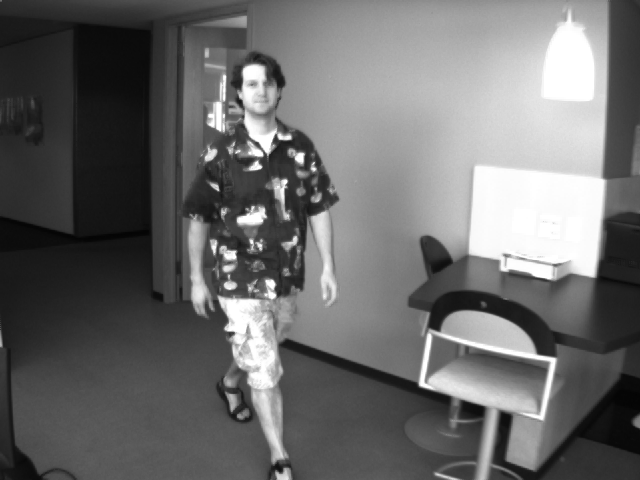
%> input picture frame11.png, 640 x 480 px
$ octave tvl12d_opencv.m   (GNU Octave 9; MATLAB toolbox functions it lacks are replaced by stand-ins)
%> lines starting %> are read from the running program, lines starting %| are printed output that depends on the picture
### resizeFlow.m
function [ um,vm ] = resizeFlow( um,vm,new_size )
%RESIZEFLOW Summary of this function goes here
%   Detailed explanation goes here
    % resize flow
    scaling = single([new_size(1)/size(um,1),new_size(2)/size(um,2)]);
    a = linspace(1,size(um,2),new_size(2));
    b = linspace(1,size(um,1),new_size(1));
    [xi,yi] = meshgrid(a,b);
    xi = single(xi);yi=single(yi);
    um = interp2(single(um).*scaling(2),xi,yi); um(isnan(um)) =0;
    vm = interp2(single(vm).*scaling(1),xi,yi); vm(isnan(vm)) =0;

end

### tvl12d_opencv.m
clear all;
 I0 = im2double(imread('frame11.png'));
%> I0: size 480x640 double; min 0.0118, max 1, mean 0.418
 I1 = im2double(imread('frame10.png'));
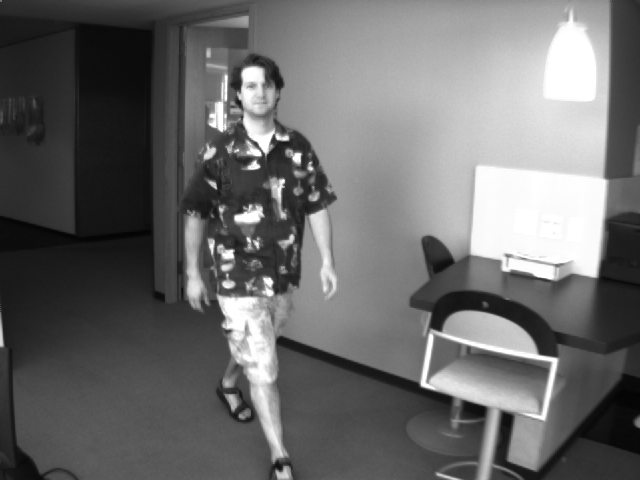
%> input picture frame10.png, 640 x 480 px
%> I1: size 480x640 double; min 0.0157, max 1, mean 0.418

%nomarlize the image.[0,1]
I0 = single((I0-min(I0(:))) ./ (max(I0(:)) - min(I0(:))));
%> I0: size 480x640 single
I1 = single((I1-min(I1(:))) ./ (max(I1(:)) - min(I1(:))));
%> I1: size 480x640 single
figure,
imshowpair(I0,I1);
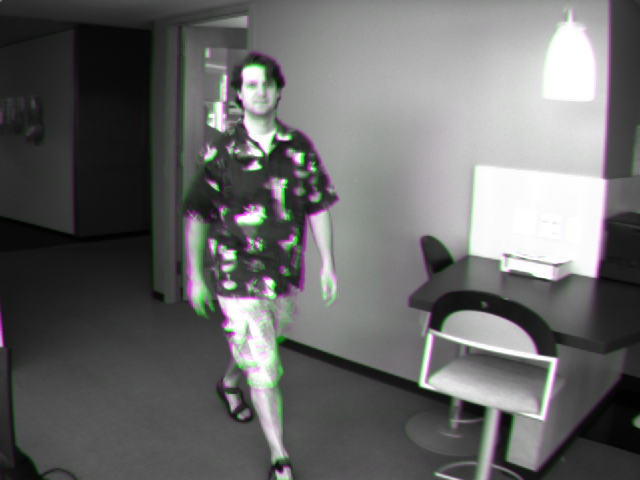
%> displayed picture: size 480x640x3, on the screen's scale of 0 to 255; mean R, G, B 104.3, 104.9, 104.3
title('before optical flow');

[M,N] = size(I0);
%> M = 480; N = 640
levels = [4,2,1];
um = zeros(2,2,'single'); vm = um;
pli = zeros(2,2,'single');

for gp = levels

    %smooth the image of current level.
    fs = fspecial('gaussian',[5 5],0.8);

    %resize the image to current level.
    wI0 = imresize( conv2(double(I0),fs,'same'),size(I0)/gp,'bilinear');
    wI1 = imresize( conv2(double(I1),fs,'same'),size(I0)/gp,'bilinear');
    [M,N] = size(wI0);
    %init parameter P.
    p11 = imresize(pli,size(I0)/gp,'bilinear');
    p12 = p11; p21 = p11; p22 = p11;

    [I1x,I1y] = gradient(wI1); %center gradient of vol2f

    [ um,vm ] = resizeFlow( um,vm,size(I0)./gp );

    for warped = 1:10 %current warping.
        D=zeros(M,N,2);
        D(:,:,1) = um; D(:,:,2) = vm;
%> (the run ends here)
